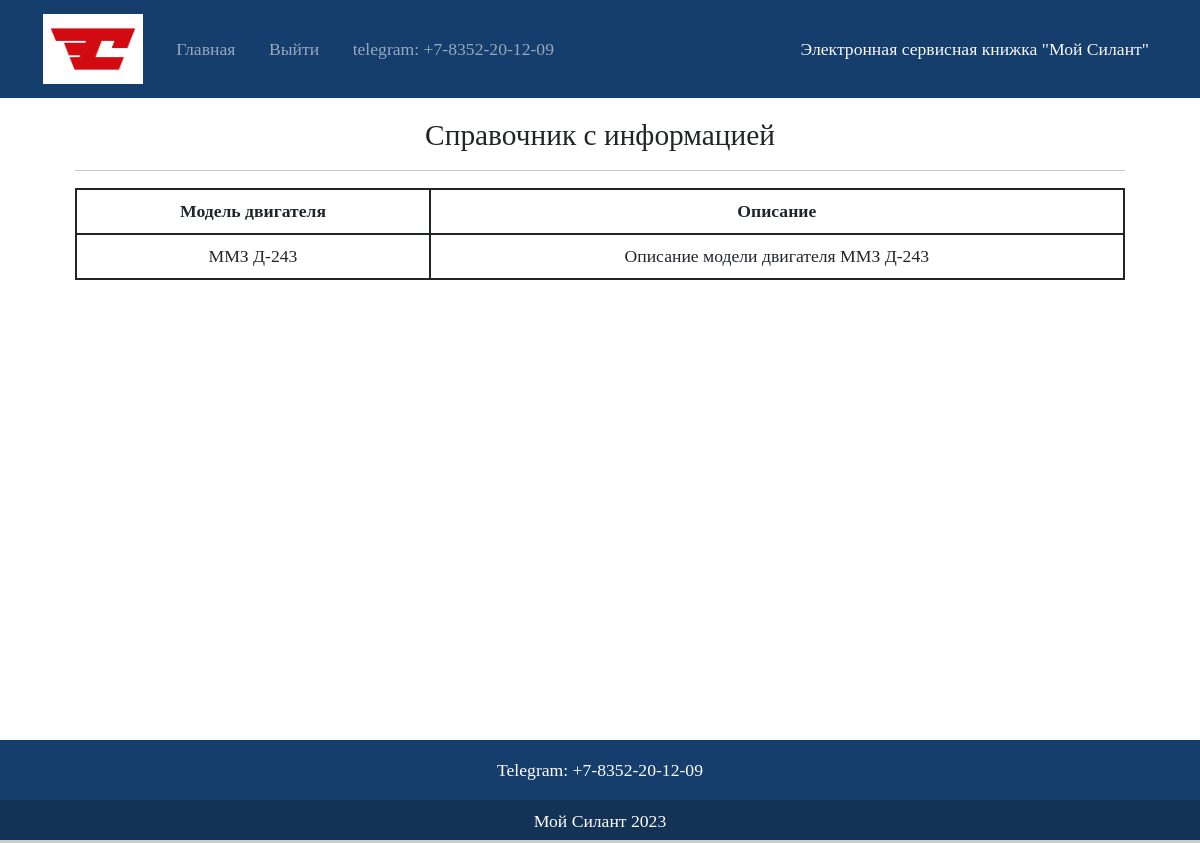
/spravochnik/10 (signed in), run on the app's committed database.
### base/models.py (models this page shows, shortened)
class Spravochnik(models.Model):
    TECHNIQUE = 'TC'
    ENGINE = 'EN'
    TRANSMISSION = 'TR'
    DRIVE_AXLE = 'DA'
    STEERING_AXLE = 'SA'
    TO_TYPE = 'TO'
    FAILURE = 'FT'
    RECOVERY = 'RE'
    SERVICE = 'SR'
    HANDBOOK_CHOICES = [
        (TECHNIQUE, 'Модель техники'),
        (ENGINE, 'Модель двигателя'),
        (TRANSMISSION, 'Модель трансмиссии'),
        (DRIVE_AXLE, 'Модель ведущего моста'),
        (STEERING_AXLE, 'Модель управляемого моста'),
        (TO_TYPE, 'Вид TO'),
        (FAILURE, 'Характер отказа'),
        (RECOVERY, 'Способ восстановления'),
        (SERVICE, 'Сервисная компания'),
    ]
    type_name = models.CharField(
        max_length=2,
        choices=HANDBOOK_CHOICES,
        default='Не указано',
        verbose_name='Название справочника'
    )
    name = models.CharField(max_length=256, db_index=True, verbose_name='Название')
    description = models.CharField(max_length=2000, default='Отсутствует', verbose_name='Описание')
    class Meta:
        verbose_name = 'Справочник'
        verbose_name_plural = 'Справочники'

### base/views.py (the view)
# urls.py: path('spravochnik/<int:pk>', SpravochnikDetailView.as_view(), name='sprav'),
class SpravochnikDetailView(LoginRequiredMixin, DetailView):
    model = Spravochnik
    template_name = 'sprav_detail.html'
    context_object_name = 'sprav'
    def get_context_data(self, **kwargs):
        context = super().get_context_data(**kwargs)
        sprav = self.get_object()
        context['type_name'] = sprav.get_type_name_display()
        return context

### templates/sprav_detail.html
{% extends 'layout.html' %}
{% load static %}
{% block content %}
<div class="container">
    <div class="head-container">
        <h3>Справочник с информацией</h3>
        <hr>
    </div>
    <div class="info-container">
        <div >
            <table class="spravochnik table table-bordered">
                <thead>
                <tr>
                    <th>{{ type_name }}</th>
                    <th>Описание</th>
                </tr>
                </thead>
                <tbody>
                <tr>
                    <td>{{ sprav.name }}</td>
                    <td>{{ sprav.description }}</td>
                </tr>
                </tbody>
            </table>
        </div>
    </div>
</div>
{% endblock content %}

### static/static_files/css/custom.css (style rules this page uses)
.table { border-color: #212529; width: 1500px; }
.table-bordered>thead>tr>th { border-width: 2px; vertical-align: middle; }
.table-bordered>tbody>tr>td { border-width: 2px; }
html, body { height: 100%; margin: 0; font-family: "PT-Astra-Sans"; font-weight: 500; font-size: 1.05rem; }
.spravochnik { width: 100%; }

### data on the page
Spravochnik: name "ММЗ Д-243", description "Описание модели двигателя ММЗ Д-243"

### other printed values
{{ type_name }} "Модель двигателя"
